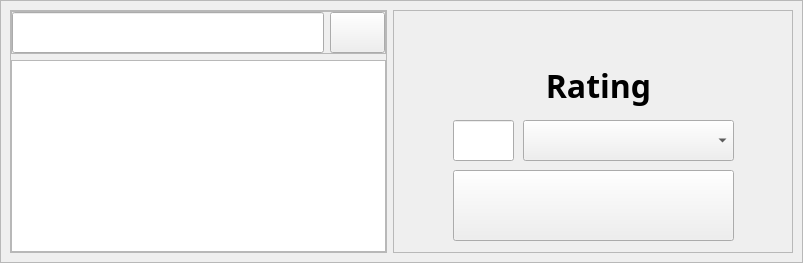
      <widget class="QWidget" name="page_3">
       <layout class="QGridLayout" name="gridLayout_4">
        <property name="leftMargin">
         <number>0</number>
        </property>
        <property name="topMargin">
         <number>0</number>
        </property>
        <property name="rightMargin">
         <number>0</number>
        </property>
        <property name="bottomMargin">
         <number>0</number>
        </property>
        <item row="0" column="0">
         <widget class="QFrame" name="frame_16">
          <property name="frameShape">
           <enum>QFrame::StyledPanel</enum>
          </property>
          <property name="frameShadow">
           <enum>QFrame::Raised</enum>
          </property>
          <layout class="QGridLayout" name="gridLayout_3">
           <item row="0" column="0">
            <widget class="QFrame" name="frame_19">
             <property name="frameShape">
              <enum>QFrame::StyledPanel</enum>
             </property>
             <property name="frameShadow">
              <enum>QFrame::Raised</enum>
             </property>
             <layout class="QVBoxLayout" name="verticalLayout_4">
              <property name="leftMargin">
               <number>0</number>
              </property>
              <property name="topMargin">
               <number>0</number>
              </property>
              <property name="rightMargin">
               <number>0</number>
              </property>
              <property name="bottomMargin">
               <number>0</number>
              </property>
              <item>
               <widget class="QFrame" name="frame_20">
                <property name="minimumSize">
                 <size>
                  <width>0</width>
                  <height>41</height>
                 </size>
                </property>
                <property name="frameShape">
                 <enum>QFrame::StyledPanel</enum>
                </property>
                <property name="frameShadow">
                 <enum>QFrame::Raised</enum>
                </property>
                <layout class="QHBoxLayout" name="horizontalLayout_4">
                 <property name="leftMargin">
                  <number>0</number>
                 </property>
                 <property name="topMargin">
                  <number>0</number>
                 </property>
                 <property name="rightMargin">
                  <number>0</number>
                 </property>
                 <property name="bottomMargin">
                  <number>0</number>
                 </property>
                 <item>
                  <widget class="QLineEdit" name="search_watchedLineEdit">
                   <property name="minimumSize">
                    <size>
                     <width>0</width>
                     <height>41</height>
                    </size>
                   </property>
                   <property name="font">
                    <font>
                     <family>Roboto Black</family>
                     <pointsize>26</pointsize>
                     <weight>50</weight>
                     <bold>false</bold>
                    </font>
                   </property>
                  </widget>
                 </item>
                 <item>
                  <widget class="QPushButton" name="searchWatchedButton">
                   <property name="minimumSize">
                    <size>
                     <width>55</width>
                     <height>41</height>
                    </size>
                   </property>
                   <property name="maximumSize">
                    <size>
                     <width>41</width>
                     <height>41</height>
                    </size>
                   </property>
                   <property name="cursor">
                    <cursorShape>PointingHandCursor</cursorShape>
                   </property>
                   <property name="icon">
                    <iconset>
                     <normaloff>../rsc/icons/black_icons/search_black_24dp.svg</normaloff>../rsc/icons/black_icons/search_black_24dp.svg</iconset>
                   </property>
                   <property name="iconSize">
                    <size>
                     <width>32</width>
                     <height>32</height>
                    </size>
                   </property>
                   <property name="shortcut">
                    <string>Return</string>
                   </property>
                  </widget>
                 </item>
                </layout>
               </widget>
              </item>
              <item>
               <widget class="QTreeWidget" name="watchedTree">
                <property name="minimumSize">
                 <size>
                  <width>0</width>
                  <height>0</height>
                 </size>
                </property>
                <property name="font">
                 <font>
                  <family>Poppins</family>
                  <pointsize>20</pointsize>
                  <weight>75</weight>
                  <bold>true</bold>
                 </font>
                </property>
                <property name="cursor" stdset="0">
                 <cursorShape>PointingHandCursor</cursorShape>
                </property>
                <property name="verticalScrollBarPolicy">
                 <enum>Qt::ScrollBarAlwaysOff</enum>
                </property>
                <property name="horizontalScrollBarPolicy">
                 <enum>Qt::ScrollBarAlwaysOff</enum>
                </property>
                <property name="iconSize">
                 <size>
                  <width>81</width>
                  <height>134</height>
                 </size>
                </property>
                <property name="animated">
                 <bool>true</bool>
                </property>
                <attribute name="headerVisible">
                 <bool>false</bool>
                </attribute>
                <column>
                 <property name="text">
                  <string>Watched</string>
                 </property>
                </column>
               </widget>
              </item>
             </layout>
            </widget>
           </item>
           <item row="0" column="1">
            <widget class="QFrame" name="frame_17">
             <property name="minimumSize">
              <size>
               <width>400</width>
               <height>0</height>
              </size>
             </property>
             <property name="maximumSize">
              <size>
               <width>400</width>
               <height>16777215</height>
              </size>
             </property>
             <property name="frameShape">
              <enum>QFrame::StyledPanel</enum>
             </property>
             <property name="frameShadow">
              <enum>QFrame::Raised</enum>
             </property>
             <widget class="QPushButton" name="ratingButton">
              <property name="geometry">
               <rect>
                <x>60</x>
                <y>160</y>
                <width>281</width>
                <height>71</height>
               </rect>
              </property>
              <property name="cursor">
               <cursorShape>PointingHandCursor</cursorShape>
              </property>
              <property name="text">
               <string/>
              </property>
              <property name="icon">
               <iconset>
                <normaloff>../rsc/icons/black_icons/star_black_24dp.svg</normaloff>../rsc/icons/black_icons/star_black_24dp.svg</iconset>
              </property>
              <property name="iconSize">
               <size>
                <width>32</width>
                <height>32</height>
               </size>
              </property>
             </widget>
             <widget class="QComboBox" name="userRating">
              <property name="geometry">
               <rect>
                <x>130</x>
                <y>110</y>
                <width>211</width>
                <height>41</height>
               </rect>
              </property>
              <property name="font">
               <font>
                <family>Poppins</family>
                <pointsize>12</pointsize>
                <weight>50</weight>
                <bold>false</bold>
               </font>
              </property>
              <property name="cursor">
               <cursorShape>PointingHandCursor</cursorShape>
              </property>
             </widget>
             <widget class="QLineEdit" name="gradeLineEdit">
              <property name="geometry">
               <rect>
                <x>60</x>
                <y>110</y>
                <width>61</width>
                <height>41</height>
               </rect>
              </property>
              <property name="font">
               <font>
                <family>Roboto</family>
                <weight>75</weight>
                <bold>true</bold>
               </font>
              </property>
             </widget>
             <widget class="QComboBox" name="ratingColumnPicker">
              <property name="geometry">
               <rect>
                <x>60</x>
                <y>500</y>
                <width>281</width>
                <height>41</height>
               </rect>
              </property>
              <property name="font">
               <font>
                <family>Poppins</family>
                <pointsize>12</pointsize>
                <weight>50</weight>
                <bold>false</bold>
               </font>
              </property>
              <property name="cursor">
               <cursorShape>PointingHandCursor</cursorShape>
              </property>
             </widget>
             <widget class="QPushButton" name="orderButton">
              <property name="geometry">
               <rect>
                <x>150</x>
                <y>550</y>
                <width>101</width>
                <height>61</height>
               </rect>
              </property>
              <property name="cursor">
               <cursorShape>PointingHandCursor</cursorShape>
              </property>
              <property name="text">
               <string/>
              </property>
              <property name="icon">
               <iconset>
                <normaloff>../rsc/icons/black_icons/filter_alt_black_24dp.svg</normaloff>../rsc/icons/black_icons/filter_alt_black_24dp.svg</iconset>
              </property>
              <property name="iconSize">
               <size>
                <width>32</width>
                <height>32</height>
               </size>
              </property>
             </widget>
             <widget class="QComboBox" name="orderComboBox">
              <property name="geometry">
               <rect>
                <x>60</x>
                <y>450</y>
                <width>281</width>
                <height>41</height>
               </rect>
              </property>
              <property name="font">
               <font>
                <family>Poppins</family>
                <pointsize>12</pointsize>
                <weight>50</weight>
                <bold>false</bold>
               </font>
              </property>
              <property name="cursor">
               <cursorShape>PointingHandCursor</cursorShape>
              </property>
              <property name="placeholderText">
               <string/>
              </property>
              <item>
               <property name="text">
                <string>Date ↓</string>
               </property>
              </item>
              <item>
               <property name="text">
                <string>Date ↑</string>
               </property>
              </item>
              <item>
               <property name="text">
                <string>A-Z</string>
               </property>
              </item>
              <item>
               <property name="text">
                <string>Z-A</string>
               </property>
              </item>
              <item>
               <property name="text">
                <string>Highest grade</string>
               </property>
              </item>
              <item>
               <property name="text">
                <string>Lowest grade</string>
               </property>
              </item>
              <item>
               <property name="text">
                <string>Indicated by</string>
               </property>
              </item>
             </widget>
             <widget class="QLabel" name="label">
              <property name="geometry">
               <rect>
                <x>70</x>
                <y>50</y>
                <width>271</width>
                <height>51</height>
               </rect>
              </property>
              <property name="font">
               <font>
                <family>Poppins</family>
                <pointsize>24</pointsize>
                <weight>75</weight>
                <bold>true</bold>
               </font>
              </property>
              <property name="text">
               <string>Rating</string>
              </property>
              <property name="alignment">
               <set>Qt::AlignCenter</set>
              </property>
             </widget>
             <widget class="QLabel" name="label_4">
              <property name="geometry">
               <rect>
                <x>60</x>
                <y>390</y>
                <width>281</width>
                <height>51</height>
               </rect>
              </property>
              <property name="font">
               <font>
                <family>Poppins</family>
                <pointsize>24</pointsize>
                <weight>75</weight>
                <bold>true</bold>
               </font>
              </property>
              <property name="text">
               <string>Order by</string>
              </property>
              <property name="alignment">
               <set>Qt::AlignCenter</set>
              </property>
             </widget>
             <widget class="QLabel" name="gradeFeedBackLabel">
              <property name="geometry">
               <rect>
                <x>60</x>
                <y>240</y>
                <width>281</width>
                <height>41</height>
               </rect>
              </property>
              <property name="font">
               <font>
                <family>Poppins</family>
                <pointsize>14</pointsize>
                <weight>50</weight>
                <bold>false</bold>
               </font>
              </property>
              <property name="text">
               <string/>
              </property>
              <property name="alignment">
               <set>Qt::AlignCenter</set>
              </property>
             </widget>
            </widget>
           </item>
          </layout>
         </widget>
        </item>
       </layout>
      </widget>
